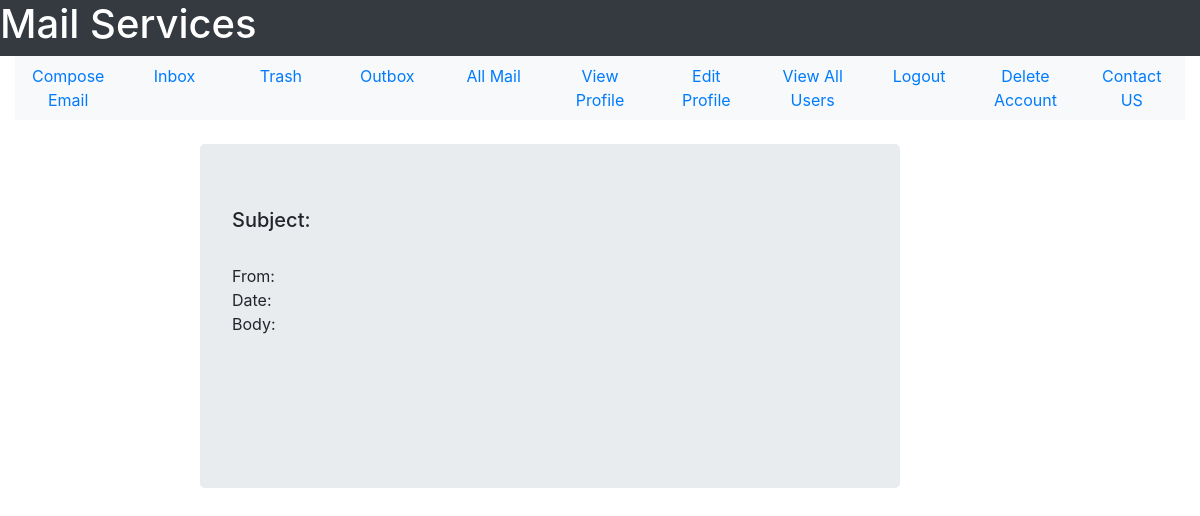
Page /view-mail/32 on the earlier database version.
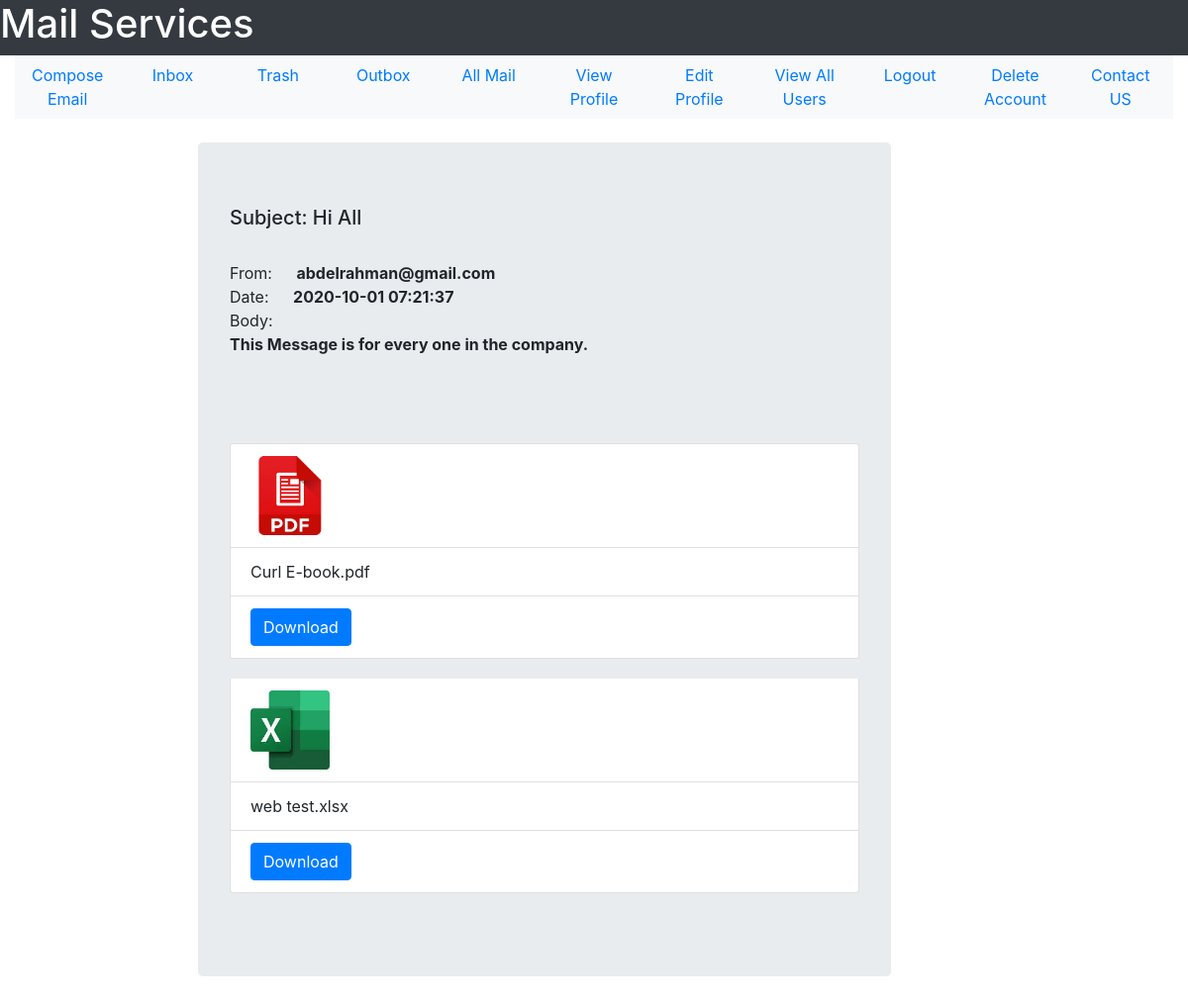
Same page on the later database version.
### tables this page shows
CREATE TABLE mail(mail_id INTEGER PRIMARY KEY, sender_id INTEGER NOT NULL, receiver_id INTEGER NOT NULL, mail_subject TEXT, mail_body TEXT,  mail_date TEXT NOT NULL,mail_seen INTEGER DEFAULT 0 CHECK(mail_seen == 0 OR mail_seen == 1), sender_trashed INTEGER DEFAULT 0 CHECK(sender_trashed == 0 OR sender_trashed == 1), receiver_trashed INTEGER DEFAULT 0 CHECK(receiver_trashed == 0 OR receiver_trashed == 1), FOREIGN KEY(sender_id, receiver_id) REFERENCES user(user_id, user_id));

CREATE TABLE user(user_id INTEGER PRIMARY KEY, user_name TEXT NOT NULL, user_email TEXT NOT NULL, user_password TEXT  NOT NULL, user_gender TEXT NOT NULL, user_date_of_birth TEXT NOT NULL, user_city TEXT NOT NULL, user_country TEXT NOT NULL, user_contact INTEGER, user_account_creation_date TEXT NOT NULL, user_active INTEGER DEFAULT 0 CHECK(user_active == 1 OR user_active == 0), UNIQUE(user_email));

CREATE TABLE attachment(attachment_id INTEGER PRIMARY KEY, mail_id INTEGER NOT NULL, attachment_file TEXT NOT NULL,FOREIGN KEY (mail_id) REFERENCES mail(mail_id));

### User/User_Mail/user_mail.py (the view)
@user_mail_bp.route("/view-mail/<mail_id>")
def view_mail(mail_id):
    sqlite_connection = sqlite3.connect('MAIL_DB.db')
    select_mail_query = """SELECT sender_id, mail_subject, mail_body, mail_date FROM mail WHERE mail_id = ?;"""
    mail_record = sqlite_connection.execute(select_mail_query, (mail_id,))
    mail_data = {}
    for data in mail_record:
        mail_data['sender_mail'] = get_user_email(data[0])
        mail_data['mail_subject'] = data[1]
        mail_data['mail_body'] = data[2]
        mail_data['mail_date'] = remove_milli_seconds(data[3])
    if check_attachment_exist(mail_id):
        select_attachment_query = """SELECT attachment_file FROM attachment WHERE mail_id = ?;"""
        attach_record = sqlite_connection.execute(select_attachment_query, (mail_id,))
        attachments = []
        for file in attach_record:
            attachments.append(file[0])
        mail_data['attachments'] = attachments
    update_query = """UPDATE mail SET mail_seen = ? WHERE mail_id = ?;"""
    update_query_data = (1, mail_id)
    sqlite_connection.execute(update_query, update_query_data)
    sqlite_connection.commit()
    sqlite_connection.close()
    return render_template('User_Mail/view_mail.html', mail = mail_data)

### User/User_Mail/user_mail.py (called while the page is built)
def get_user_email(user_id):
    sqlite_connection = sqlite3.connect('MAIL_DB.db')
    select_user_query = """SELECT user_email FROM user WHERE user_id = ?;"""
    select_user_query_data = (user_id,)
    user_record = sqlite_connection.execute(select_user_query, select_user_query_data)
    user_email = ""
    for data in user_record:
        user_email = data[0]
    sqlite_connection.close()
    return user_email

def check_attachment_exist(mail_id):
    sqlite_connection = sqlite3.connect('MAIL_DB.db')
    search_file_query = """SELECT * FROM attachment WHERE mail_id = ?;"""
    search_file_query_data = (mail_id,)
    file_list = sqlite_connection.execute(search_file_query, search_file_query_data).fetchall()
    if len(file_list) == 0:
        sqlite_connection.close()
        return False
    else:
        sqlite_connection.close()
        return True

def remove_milli_seconds(full_date):
    date = datetime.strptime(full_date, '%Y-%m-%d %H:%M:%S.%f')
    return date.strftime('%Y-%m-%d %H:%M:%S')

### User/User_Mail/templates/User_Mail/view_mail.html (shortened to what this page needs)
<!DOCTYPE html>
<html lang = "en">
    <head>
        <link rel="stylesheet" href="https://maxcdn.bootstrapcdn.com/bootstrap/4.5.2/css/bootstrap.min.css">
    </head>
    <body>
        <div class = "container-fluid">
            <div class = "row bg-dark text-white">
                <h1>Mail Services</h1>
            </div>
            <div>
                <ul class = "nav nav-justified bg-light">
                    <li class = 'nav-item'>
                        <a href = "{{url_for('user_mail_bp.compose_email')}}" class = 'nav-link'>Compose Email</a>
                    </li>
                    <li class = 'nav-item'>
                        <a href = "{{url_for('user_mail_bp.see_inbox')}}" class = 'nav-link'>Inbox</a>
                    </li>
                    <li class = 'nav-item'>
                        <a href = "{{url_for('user_mail_bp.trash')}}" class = 'nav-link'>Trash</a>
                    </li>
                    <li class = 'nav-item'>
                        <a href = "{{url_for('user_mail_bp.see_outbox')}}" class = 'nav-link'>Outbox</a>
                    </li>
                    <li class = 'nav-item'>
                        <a href = "{{url_for('user_mail_bp.see_all_mail')}}" class = 'nav-link'>All Mail</a>
                    </li>
                    <li class = 'nav-item'>
                        <a href = "{{url_for('user_profile_bp.view_profile')}}" class = 'nav-link'>View Profile</a>
                    </li>
                    <li class = 'nav-item'>
                        <a href = "{{url_for('user_profile_bp.edit_profile_form')}}" class = 'nav-link'>Edit Profile</a>
                    </li>
                    <li class = 'nav-item'>
                        <a href = "{{url_for('user_profile_bp.view_all_users')}}" class = 'nav-link'>View All Users</a>
                    </li>
                    <li class = 'nav-item'>
                        <a href = "{{url_for('user_profile_bp.logout')}}" class = 'nav-link'>Logout</a>
                    </li>
                    <li class = 'nav-item'>
                        <a href = "{{url_for('user_profile_bp.delete_account')}}" class = 'nav-link'>Delete Account</a>
                    </li>
                    <li class = 'nav-item'>
                        <a href = '#' class = 'nav-link'>Contact US</a>
                    </li>
                </ul>
            </div>
        <div class = "row">
            <div class = "col-2">
            </div>
                <div class = "jumbotron mt-4 mr-6" style = "width: 700px;">
                <h5>Subject: {{mail['mail_subject']}}</h5>
                <br>
                <span>From: </span><strong style = "margin-left: 20px;">{{mail['sender_mail']}}</strong>
                <br>
                <span>Date: </span><strong style = "margin-left: 20px;">{{mail['mail_date']}}</strong>
                <span style = "display: block;">Body:</span>
                <p>
                    <strong>{{mail['mail_body']}}</strong>
                </p>
                <br><br><br>
                    <ul class = "list-group">
                    {%if mail['attachments']:%}
                        {%for file in mail['attachments']%}
                            {%if ".pdf" in file:%}
                            <li class = "list-group-item">
                            <a href = "{{url_for('user_mail_bp.view_file', file_name = file )}}" id = "pdfFile">
                                <img src = "{{url_for('static', filename = 'images/pdf_icon.jpg')}}"
                                 width = '80px' height = '80px'>
                                </a>
                             </li>
                             <li class = "list-group-item">
                                 {{file}}
                             </li>
                             <li class = "list-group-item" style = "margin-bottom: 20px;">
                             <a href = "{{url_for('user_mail_bp.download_file', file_name = file)}}" class = "btn btn-primary">Download</a>
                             </li>
                        {%else%}
                        <li class = "list-group-item">
                            <a href = "#">
                                <img src = "{{url_for('static', filename = 'images/excel_icon.jpg')}}"
                             width = '80px' height = '80px' data-toggle = "modal" data-target = "#myModal"></a>
                             </li>
                             <li class = "list-group-item">
                                {{file}}
                                </li>
                                <li class = "list-group-item" style = "margin-bottom: 20px;">
                                    <a href = "{{url_for('user_mail_bp.download_file', file_name = file)}}" class = "btn btn-primary">Download</a>
                                </li>
                     {%endif%}
                        {%endfor%}
                    {%endif%}
                            </ul>
                </div>
            <div class = "col-3">
            </div>
        </div>
    </body>
</html>

Differences in the rows shown:
added mail: mail_subject "Hi All", mail_body "This Message is for every one in the company."
added user: sender_mail "abdelrahman@gmail.com"
now on this page (row edited): attachment: attachment_file "Curl E-book.pdf"
added attachment: attachment_file "web test.xlsx"
Other differences:
{{ mail['mail_date'] }}: (not shown) → "2020-10-01 07:21:37"
